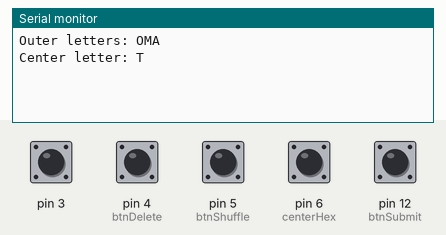
Simulated run of this sketch. Board: Arduino Uno, built with avr-gcc and run on an emulated ATmega328P. On the bench: the last lines printed to the serial monitor. The inputs (shaded band) are chosen by the test bench; at power-on: pin 3, pin 4 (btnDelete), pin 5 (btnShuffle), pin 6 (centerHex), pin 12 (btnSubmit) HIGH. Random numbers use the default seed unless the sketch sets one.

Above: at 1.2 s.
1.3 s: pin 3 pulled LOW for 0.15 s
At 1.7 s:
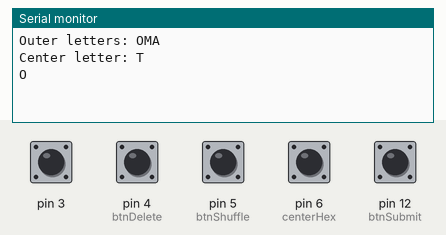
2.9 s: pin 5 (btnShuffle) pulled LOW for 0.15 s
At 4.1 s:
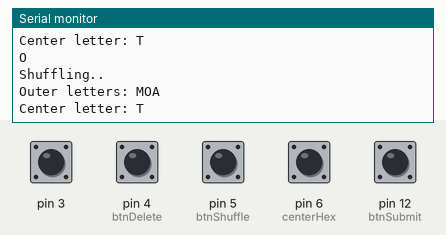
4.5 s: pin 6 (centerHex) pulled LOW for 0.15 s
At 5.3 s:
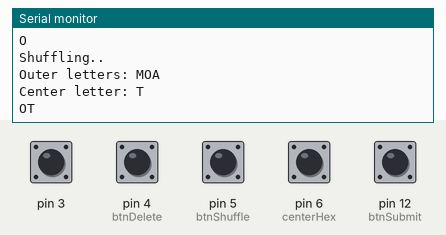
6.1 s: pin 12 (btnSubmit) pulled LOW for 0.15 s
At 6.6 s:
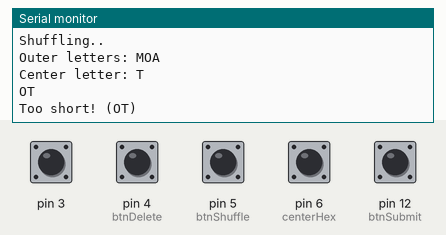
7.7 s: pin 3 pulled LOW for 1 s
At 9.0 s:
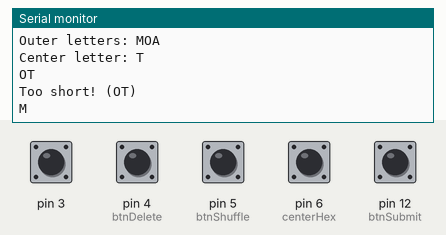
10.2 s: pin 5 (btnShuffle) pulled LOW for 1 s
At 10.9 s:
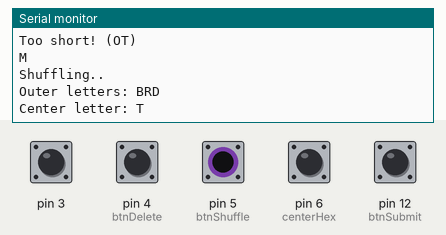

The sketch:

main.ino
```cpp
String outerLetters[7] = {"O","M","A","D","B","R"};
String outerLetterString = "OMADBR";
String wordList[49];

int possibleScore = 188;
int playerScore = 0;
int wordsFound = 0;
String alert;

String centerLetter = "T";
String northwestLetter = outerLetters[0];
String northeastLetter = outerLetters[1];
String eastLetter = outerLetters[2];
String southeastLetter = outerLetters[3];
String southwestLetter = outerLetters[4];
String westLetter = outerLetters[5];

const char string_0[] PROGMEM = "ABBOT";
const char string_1[] PROGMEM = "ABORT";
const char string_2[] PROGMEM = "AORTA";
const char string_3[] PROGMEM = "ATOM";
const char string_4[] PROGMEM = "ATTAR";
const char string_5[] PROGMEM = "BOAT";
const char string_6[] PROGMEM = "BOOT";
const char string_7[] PROGMEM = "BOTTOM";
const char string_8[] PROGMEM = "BRAT";
const char string_9[] PROGMEM = "DART";
const char string_10[] PROGMEM = "DARTBOARD";
const char string_11[] PROGMEM = "DATA";
const char string_12[] PROGMEM = "DOORMAT";
const char string_13[] PROGMEM = "DOTARD";
const char string_14[] PROGMEM = "DRAT";
const char string_15[] PROGMEM = "MARMOT";
const char string_16[] PROGMEM = "MART";
const char string_17[] PROGMEM = "MATADOR";
const char string_18[] PROGMEM = "MOAT";
const char string_19[] PROGMEM = "MOOT";
const char string_20[] PROGMEM = "MORTAR";
const char string_21[] PROGMEM = "MOTOR";
const char string_22[] PROGMEM = "MOTORBOAT";
const char string_23[] PROGMEM = "MOTTO";
const char string_24[] PROGMEM = "ORATOR";
const char string_25[] PROGMEM = "RATATAT";
const char string_26[] PROGMEM = "ROBOT";
const char string_27[] PROGMEM = "ROOT";
const char string_28[] PROGMEM = "ROTATOR";
const char string_29[] PROGMEM = "ROTO";
const char string_30[] PROGMEM = "ROTOR";
const char string_31[] PROGMEM = "TABARD";
const char string_32[] PROGMEM = "TABOO";
const char string_33[] PROGMEM = "TABOR";
const char string_34[] PROGMEM = "TARO";
const char string_35[] PROGMEM = "TAROT";
const char string_36[] PROGMEM = "TART";
const char string_37[] PROGMEM = "TARTAR";
const char string_38[] PROGMEM = "TATTOO";
const char string_39[] PROGMEM = "TOAD";
const char string_40[] PROGMEM = "TOMATO";
const char string_41[] PROGMEM = "TOMB";
const char string_42[] PROGMEM = "TOOT";
const char string_43[] PROGMEM = "TORO";
const char string_44[] PROGMEM = "TORT";
const char string_45[] PROGMEM = "TRAM";
const char string_46[] PROGMEM = "TROD";
const char string_47[] PROGMEM = "TROT";
const char string_48[] PROGMEM = "MORTARBOARD";

const static char* const dictionary_table[] PROGMEM = {string_0,string_1,string_2,string_3,string_4,string_5,string_6,string_7,string_8,string_9,string_10,string_11,string_12,string_13,string_14,string_15,string_16,string_17,string_18,string_19,string_20,string_21,string_22,string_23,string_24,string_25,string_26,string_27,string_28,string_29,string_30,string_31,string_32,string_33,string_34,string_35,string_36,string_37,string_38,string_39,string_40,string_41,string_42,string_43,string_44,string_45,string_46,string_47,string_48};

char pangram[12] = "MORTARBOARD";

class Button
{
  int pin;                         // Arduino address
  unsigned long previousPress;    // last time button was pressed
  int state;                       // stores current pin state
  int debounce_threshold;              // how long to wait between debounces

  public:
  // constructor
  // call once in setup()
  Button(int pinInput)
  {
    // initialize variables
    pin = pinInput;
    previousPress = millis(); // records time of last known button press
    state = HIGH;
    debounce_threshold = 200;

    // initialize hardware
    pinMode(pin, INPUT_PULLUP);
  }

  // call this frequently, in loop()
  // updates the button variables
  // returns true if a new button-press should be registered
  bool Update()
  {
    bool returnPress = false;
    int currentState = digitalRead(pin);

    bool buttonHasBeenPressed = (currentState != state);
    int timeSinceLastPress = (millis() - previousPress);
    bool debounceThresholdHasBeenPassed = (timeSinceLastPress > debounce_threshold);

    if (buttonHasBeenPressed && debounceThresholdHasBeenPassed)
    {
      returnPress = (currentState == LOW);
      state = currentState;
    }

    if (returnPress){
      previousPress = millis();
      return true;
    } else {
      return false;
    }
  }

};

// set up control buttons
Button btnSubmit(12);
Button btnShuffle(5);
Button btnDelete(4);

// set up hex buttons
int hexButtonCount = 1;
Button btnsHex[1] = {3};
Button centerHex(6);

// set up logic variables
String currentWord = "";


void setup()
{
  Serial.begin(9600);
  Serial.println("Outer letters: "+outerLetters[0]+outerLetters[1]+outerLetters[2]);
  Serial.println("Center letter: "+centerLetter);
}

void loop()
{
  // check hex button presses
  for (int i = 0; i < hexButtonCount; i++){
    bool pressed = btnsHex[i].Update();
    if (pressed){
      currentWord += outerLetters[i];
      Serial.println(currentWord);
    }
  }

  bool centerPressed = centerHex.Update();
  if (centerPressed)
  {
    currentWord += centerLetter;
    Serial.println(currentWord);
  }

  bool deletePressed = btnDelete.Update();
  if (deletePressed)
  {
    if (currentWord == "")
    {
      // do nothing
      Serial.println(currentWord);
    }
    else
    {
      currentWord.remove(currentWord.length() -1);
      Serial.println(currentWord);
    }
  }

  bool shufflePressed = btnShuffle.Update();
  if (shufflePressed)
  {
    Serial.println("Shuffling..");
    shuffle();
    Serial.println("Outer letters: "+outerLetters[0]+outerLetters[1]+outerLetters[2]);
    Serial.println("Center letter: "+centerLetter);
  }

  bool pressed = btnSubmit.Update();
  if (pressed){
    submit(currentWord);
    currentWord = "";
  }
}

void submit(String submission)
{
  // check for word in dictionary
  char buffer[12];
  bool inDictionary;
  bool isError = _validateSubmission(submission);
  if (isError == true)
  {
    inDictionary = true; // otherwise we'll get 'not in word list' alert
  }
  else
  {
    for (int i=0; i < 49; i++) {
      inDictionary = false;

      strcpy_P(buffer, (char*)pgm_read_word(&dictionary_table[i]));
      String buffString = String(buffer);
      if (submission == buffString)
      {
        inDictionary = true;
        // add word to list of found words
        wordList[wordsFound++] = submission;

        // add word value to player's score
        int wordValue = _calculateWordValue(submission);
        playerScore += wordValue;

        // set alert
        if (submission == String(pangram))
        {
          alert = "PANGRAM! +" + String(wordValue) + " ("+submission+")";
        }
        else
        {
          alert = _mapWordValueToMessage(wordValue)+" +" + wordValue + " ("+submission+")";
        }
        // re-draw screen

        break;
      }
    }
  }
  if (inDictionary == false)
  {
    alert = submission+" not in word list.";
  }
  Serial.println(alert);
}

bool _validateSubmission(String submission)
{
  /// too short
  if (submission.length()<4)
  {
    alert = "Too short! ("+submission+")";
    return true;
  }

  /// bad letters
  for (int i=0; i < submission.length(); i++)
  {
    String letter = String(submission.charAt(i));
    if (outerLetterString.indexOf(String(letter)) == -1)
    {
      if (letter != centerLetter)
      {
        alert = "Bad letters! ("+submission+")";
        return true;
      }
    }
  }

  /// missing center letter
  bool hasCenterLetter = false;
  for (int j=0; j < submission.length(); j++)
  {
    String letter = String(submission.charAt(j));
    if (letter == centerLetter)
    {
      hasCenterLetter = true;
      break;
    }
  }
  if (hasCenterLetter == false)
  {
    alert = "Missing key letter! ("+submission+")";
    return true;
  }

  // already found
  for (int k=0; k < 49; k++)
  {
    if (submission == wordList[k])
    {
      alert = "Already found! ("+submission+")";
      return true;
    }
  }

  return false;
}

int _calculateWordValue(String submission)
{
  if (submission == String(pangram))
  {
    return String(pangram).length() + 7;
  }
  if (submission.length() == 4)
  {
    return 1;
  }
  return submission.length();
}

String _mapWordValueToMessage(int value)
{
  if (value <= 4)
  {
    return "Good!";
  }
  if (value > 4 && value <=6)
  {
    return "Nice!";
  }
  return "Awesome!";
}

void shuffle()
{
  for (int i=0; i < 6; i++)
  {
    int n = random(0, 6);
    String temp = outerLetters[n];
    outerLetters[n] = outerLetters[i];
    outerLetters[i] = temp;
  }
  northwestLetter = outerLetters[0];
  northeastLetter = outerLetters[1];
  eastLetter = outerLetters[2];
  southeastLetter = outerLetters[3];
  southwestLetter = outerLetters[4];
  westLetter = outerLetters[5];
  outerLetterString = outerLetters[0] + outerLetters[1] + outerLetters[2] + outerLetters[3] + outerLetters[4] + outerLetters[5] + outerLetters[6];
}
```

Measured:
- after the input at 1.3 s, the serial monitor: prints a new line at once (image 1)
- after the input at 2.9 s, the serial monitor: prints a new line at once (image 2)
- after the input at 4.5 s, the serial monitor: prints a new line at once (image 3)
- after the input at 6.1 s, the serial monitor: prints a new line at once (image 4)
- after the input at 7.7 s, the serial monitor: prints a new line at once (image 5)
- after the input at 10.2 s, the serial monitor: prints a new line at once (image 6)
